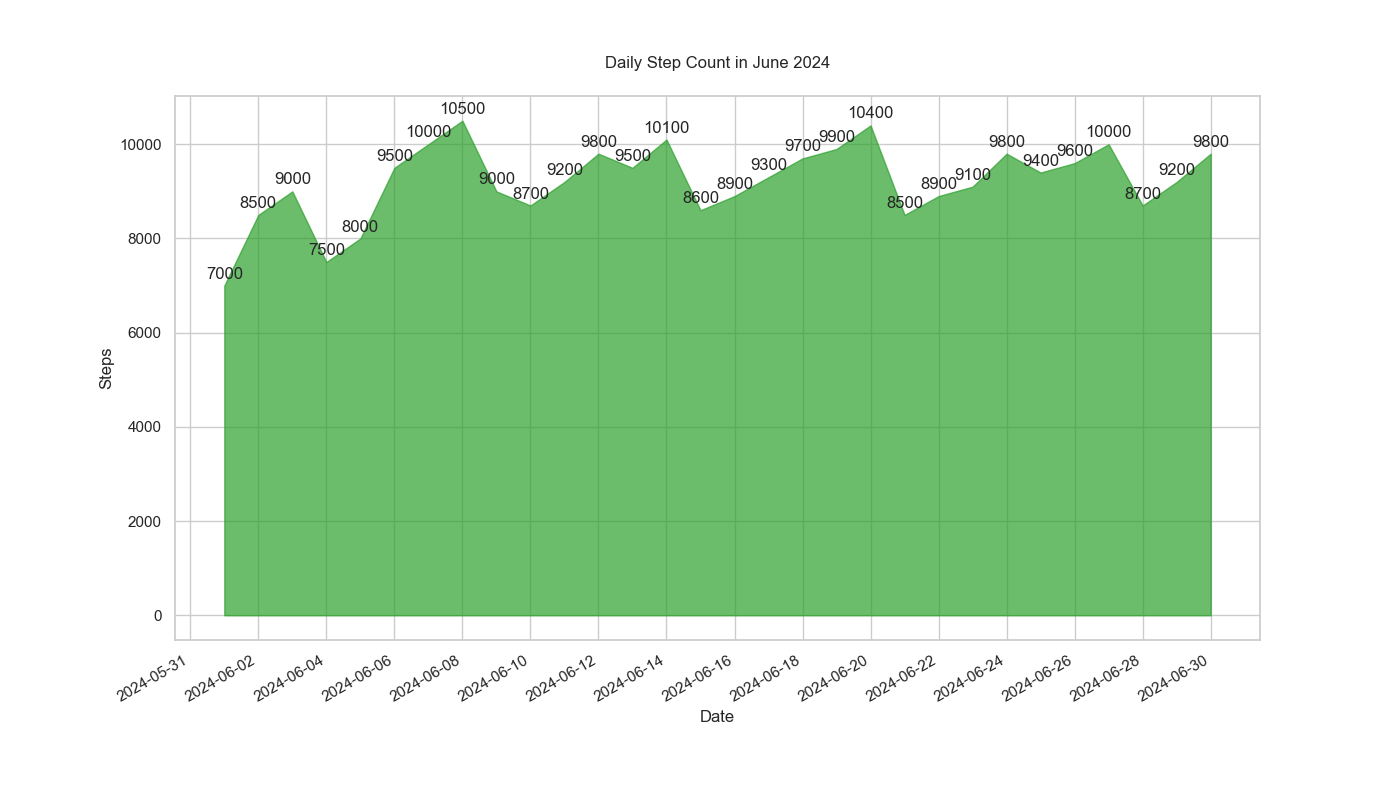

Python code for this plot:

import matplotlib.pyplot as plt
import pandas as pd
import matplotlib.dates as mdates

data = {
    'Date': [
        '2024-06-01', '2024-06-02', '2024-06-03', '2024-06-04', '2024-06-05',
        '2024-06-06', '2024-06-07', '2024-06-08', '2024-06-09', '2024-06-10',
        '2024-06-11', '2024-06-12', '2024-06-13', '2024-06-14', '2024-06-15',
        '2024-06-16', '2024-06-17', '2024-06-18', '2024-06-19', '2024-06-20',
        '2024-06-21', '2024-06-22', '2024-06-23', '2024-06-24', '2024-06-25',
        '2024-06-26', '2024-06-27', '2024-06-28', '2024-06-29', '2024-06-30'
    ],
    'Steps': [
        7000, 8500, 9000, 7500, 8000, 9500, 10000, 10500, 9000, 8700,
        9200, 9800, 9500, 10100, 8600, 8900, 9300, 9700, 9900, 10400,
        8500, 8900, 9100, 9800, 9400, 9600, 10000, 8700, 9200, 9800
    ]
}

df = pd.DataFrame(data)
df['Date'] = pd.to_datetime(df['Date'])

fig, ax = plt.subplots(figsize=(14, 8))

ax.fill_between(df['Date'], df['Steps'], color='#2ca02c', alpha=0.7)

ax.xaxis.set_major_formatter(mdates.DateFormatter('%Y-%m-%d'))
ax.xaxis.set_major_locator(mdates.DayLocator(interval=2))
fig.autofmt_xdate()

for i, txt in enumerate(df['Steps']):
    ax.annotate(txt, (df['Date'][i], df['Steps'][i]), textcoords="offset points", xytext=(0,5), ha='center')

plt.xlabel('Date')
plt.ylabel('Steps')
plt.title('Daily Step Count in June 2024', pad=20)
plt.grid(True)

plt.show()
